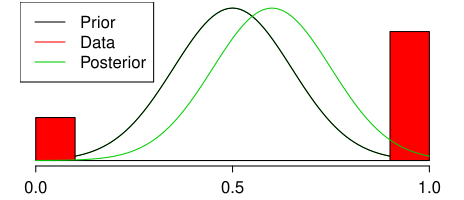

Reproduce this figure in R.
#library(openintro)
#data(COL)

# plot of prior

myPDF("prior.pdf", 4.65, 2,
      mar = c(1.7,1,0.1,1))

# prior
X <- seq(0,1,0.01)
Y <- dnorm(X, mean = 0.5, sd = 0.15)
plot(X, Y,
     type = 'l',
     col = 3,
     axes = FALSE,
     xlim = c(0, 1))
axis(1, at = seq(0, 1, 0.5))
lines(X, Y)
legend("topleft", c("Prior"), lty = 1, col=1)


dev.off()

myPDF("prior_data.pdf", 4.65, 2,
      mar = c(1.7,1,0.1,1))


# prior again
X <- seq(0,1,0.01)
Y <- dnorm(X, mean = 0.5, sd = 0.15)
plot(X, Y,
     type = 'l',
     col = 3,
     axes = FALSE,
     xlim = c(0, 1))
axis(1, at = seq(0, 1, 0.5))
lines(X, Y)


# data 
binom.data = rbinom(n = 100, size = 1, prob = 0.75)
h = hist(binom.data, plot=F)
h$counts = 3*h$counts/sum(h$counts)
lines(h, col = 2)
legend("topleft", c("Prior", "Data"), lty = 1, col=1:2)

dev.off()



myPDF("prior_data_posterior.pdf", 4.65, 2,
      mar = c(1.7,1,0.1,1))


X <- seq(0,1,0.01)
Y <- dnorm(X, mean = 0.5, sd = 0.15)
plot(X, Y,
     type = 'l',
     col = 3,
     axes = FALSE,
     xlim = c(0, 1))
axis(1, at = seq(0, 1, 0.5))
lines(X, Y)

# data

lines(h, col = 2)

# posterior
X <- seq(0, 1, 0.01)
Y <- dnorm(X, mean = 0.6, sd = 0.15)
lines(X, Y, col = 3)



legend("topleft", c("Prior", "Data", "Posterior"), lty = 1, col=1:3)


dev.off()
